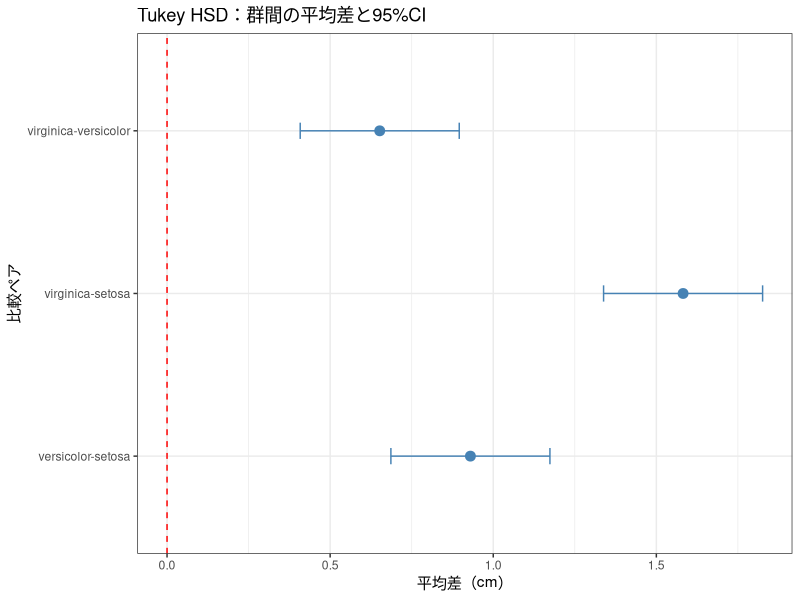
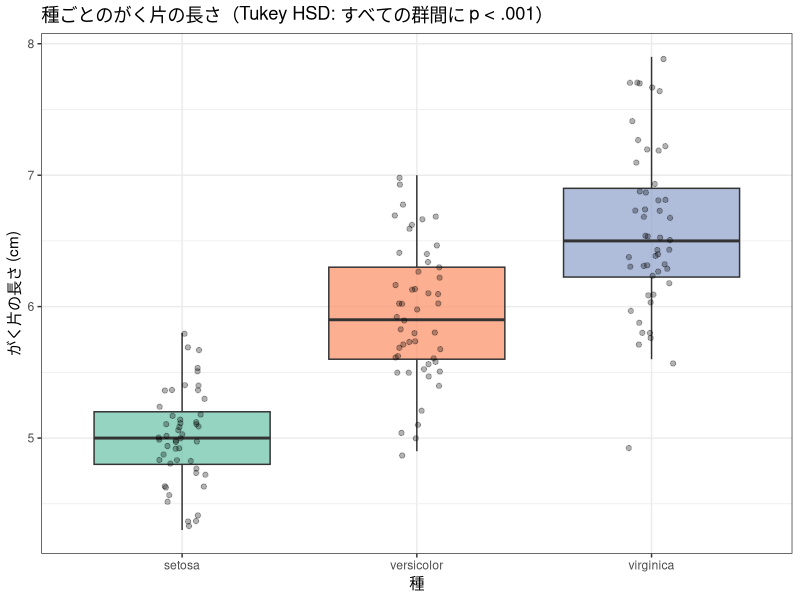

Source code (R) for these figures, in order:
## ---- chunk 1
knitr::opts_chunk$set(echo = TRUE, warning = FALSE, message = FALSE,
                      fig.width = 8, fig.height = 5)
library(tidyverse)

# 図の日本語が文字化けしないようにする（ragg があるときだけ有効にする）
if (requireNamespace("ragg", quietly = TRUE)) {
  knitr::opts_chunk$set(dev = "ragg_png")
}
## ---- chunk 2
library(tidyverse)
## ---- chunk 3
# 分散分析の実行（第13回の復習）
result_anova <- aov(Sepal.Length ~ Species, data = iris)
summary(result_anova)
## ---- chunk 4
# Tukey HSD 多重比較
result_tukey <- TukeyHSD(result_anova)
result_tukey
## ---- chunk 5
# confint() でデータフレームに変換して描く
tukey_df <- as.data.frame(result_tukey$Species)
tukey_df$comparison <- rownames(tukey_df)

ggplot(tukey_df, aes(x = comparison, y = diff)) +
  geom_point(size = 3, color = "steelblue") +
  geom_errorbar(aes(ymin = lwr, ymax = upr), width = 0.1, color = "steelblue") +
  geom_hline(yintercept = 0, linetype = "dashed", color = "red") +
  labs(title = "Tukey HSD：群間の平均差と95%CI",
       x = "比較ペア", y = "平均差（cm）") +
  coord_flip() +
  theme_bw()
## ---- chunk 6
# ggplot2で箱ひげ図を作成
p_box <- ggplot(iris, aes(x = Species, y = Sepal.Length, fill = Species)) +
  geom_boxplot(outlier.shape = NA, alpha = 0.7) +
  geom_jitter(width = 0.1, alpha = 0.3, size = 1.5) +
  scale_fill_brewer(palette = "Set2") +
  labs(title = "種ごとのがく片の長さ（Tukey HSD: すべての群間に p < .001）",
       x = "種", y = "がく片の長さ (cm)") +
  theme_bw() +
  theme(legend.position = "none")
p_box
## ---- chunk 7
iris |>
  group_by(Species) |>
  summarise(n = n(), M = mean(Sepal.Length), SD = sd(Sepal.Length)) |>
  mutate(across(where(is.numeric), ~ round(., 2)))
## ---- chunk 8
bartlett.test(Sepal.Length ~ Species, data = iris)
## ---- chunk 9
# 等分散を仮定しない多重比較（参考）
pairwise.t.test(iris$Sepal.Length, iris$Species,
                pool.sd = FALSE, p.adjust.method = "holm")
## ---- chunk 10
result_anova <- aov(Sepal.Length ~ Species, data = iris)
summary(result_anova)
## ---- chunk 11
TukeyHSD(result_anova)
## ---- chunk 12
ss <- anova(result_anova)[["Sum Sq"]]   # 1番目が群間，2番目が群内
round(ss[1] / sum(ss), 3)               # η²
